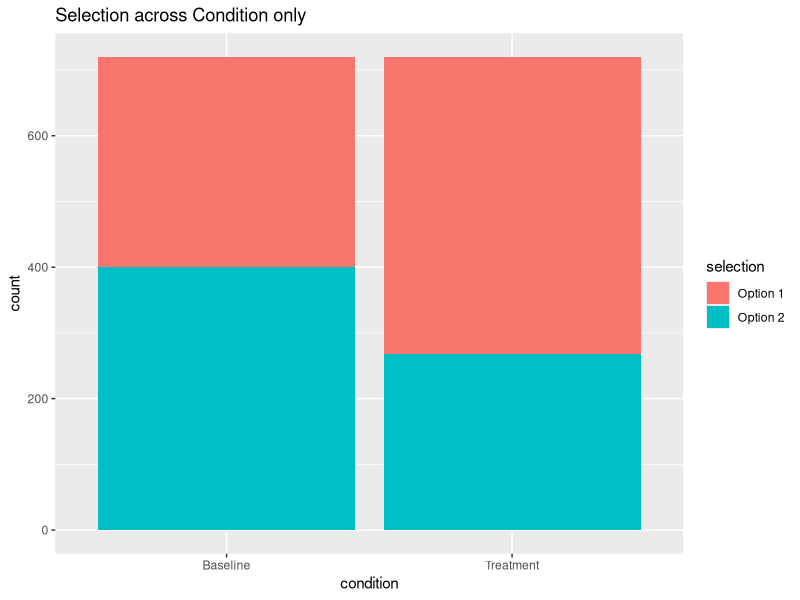
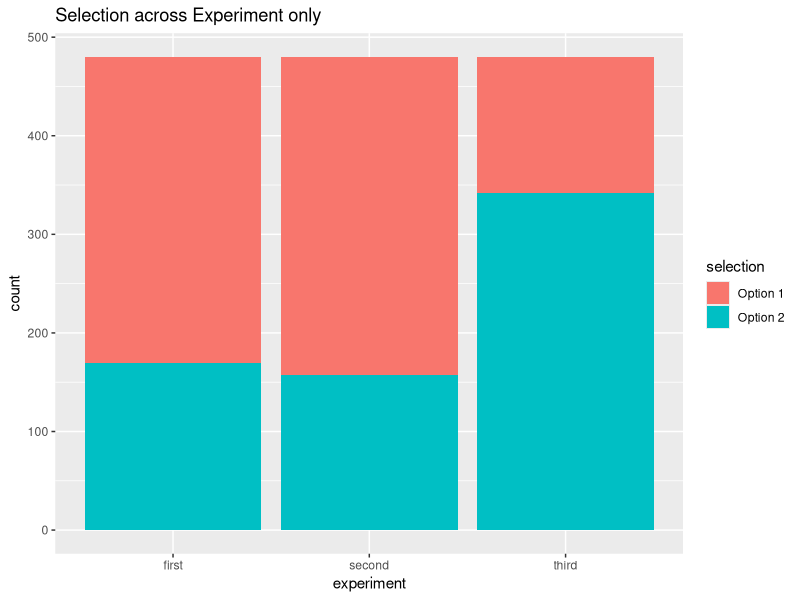
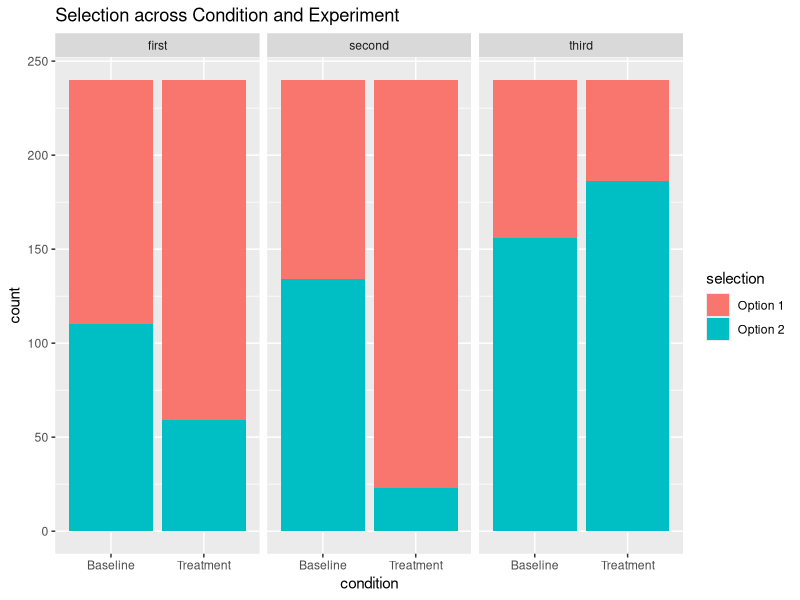

Reproduce these figures in R, in order. (Note: this script raises an error after producing the figures.)
## ---- chunk 1
library(lme4,ordinal)
# Load in three data sets to try out
# 1) dataBin = binomial data from a simulated forced-choice task
# 2) dataOrd = ordinal rating data from a simulated Likert scale task
# 3) dataCon = continuous numeric data from a simulated reaction time task

dataBin <- read.csv("data/binomial-data.csv",header=TRUE)
head(dataBin)
## ---- chunk 2
levels(dataBin$condition)
## ---- chunk 3
levels(dataBin$experiment)
## ---- chunk 4
library(ggplot2)
ggplot(dataBin, aes(x=condition)) + geom_bar(aes(fill=selection),position="stack") + ggtitle("Selection across Condition only")
ggplot(dataBin, aes(x=experiment)) + geom_bar(aes(fill=selection),position="stack") + ggtitle("Selection across Experiment only")
ggplot(dataBin, aes(x=condition)) + geom_bar(aes(fill=selection),position="stack") + facet_wrap(~experiment) + ggtitle("Selection across Condition and Experiment")
## ---- chunk 5
lmer.bin <- glmer(selectCode ~ condition + (1|subject) + (1|item), data=dataBin, family="binomial")
summary(lmer.bin)
## ---- chunk 6
# maximal model
lmer.bin.max <- glmer(selectCode ~ condition*experiment + (1|subject) + (1|item), data=dataBin, family="binomial")
#
# model with contribution of the interaction removed
lmer.bin.int <- glmer(selectCode ~ condition+experiment + (1|subject) + (1|item), data=dataBin, family="binomial")
#
# model with contribution of condition removed
lmer.bin.con <- glmer(selectCode ~ experiment + (1|subject) + (1|item), data=dataBin, family="binomial")
#
#model with contribution of experiment removed
lmer.bin.exp <- glmer(selectCode ~ condition + (1|subject) + (1|item), data=dataBin, family="binomial")
#
# description of the maximal model (used for reporting estimates and standard errors)
summary(lmer.bin.max)
## ---- chunk 7
# evaluate the contribution of the interaction to the overall fit
anova(lmer.bin.max,lmer.bin.int)
## ---- chunk 8
# evaluate the contribution of the main effect of condition to the overall fit
anova(lmer.bin.int,lmer.bin.con)
## ---- chunk 9
# evaluate the contribution of the main effect of condition to the overall fit
anova(lmer.bin.int,lmer.bin.exp)
## ---- chunk 10
# set a new reference level for the factor 'experiment'
dataBin$expRelvl = relevel(dataBin$experiment, ref="second")
#
# maximal model with releveled experiment factor
lmer.bin.max2 <- glmer(selectCode ~ condition*expRelvl + (1|subject) + (1|item), data=dataBin, family="binomial")
#
# model with contribution of the interaction removed, as a baseline for our releveled comparison
lmer.bin.int2 <- glmer(selectCode ~ condition+expRelvl + (1|subject) + (1|item), data=dataBin, family="binomial")
#
#model with contribution of experiment (releveled) removed
lmer.bin.exp2 <- glmer(selectCode ~ condition + (1|subject) + (1|item), data=dataBin, family="binomial")
#
# summary of our releveled reference model
summary(lmer.bin.max2)
## ---- chunk 11
anova(lmer.bin.int2,lmer.bin.exp2)
## ---- chunk 12
hits <- sum(dataBin$selectCode[dataBin$condition=="Treatment"])
len  <- length(dataBin$selectCode[dataBin$condition=="Treatment"])
prop.test(hits,len,p=0.5)
